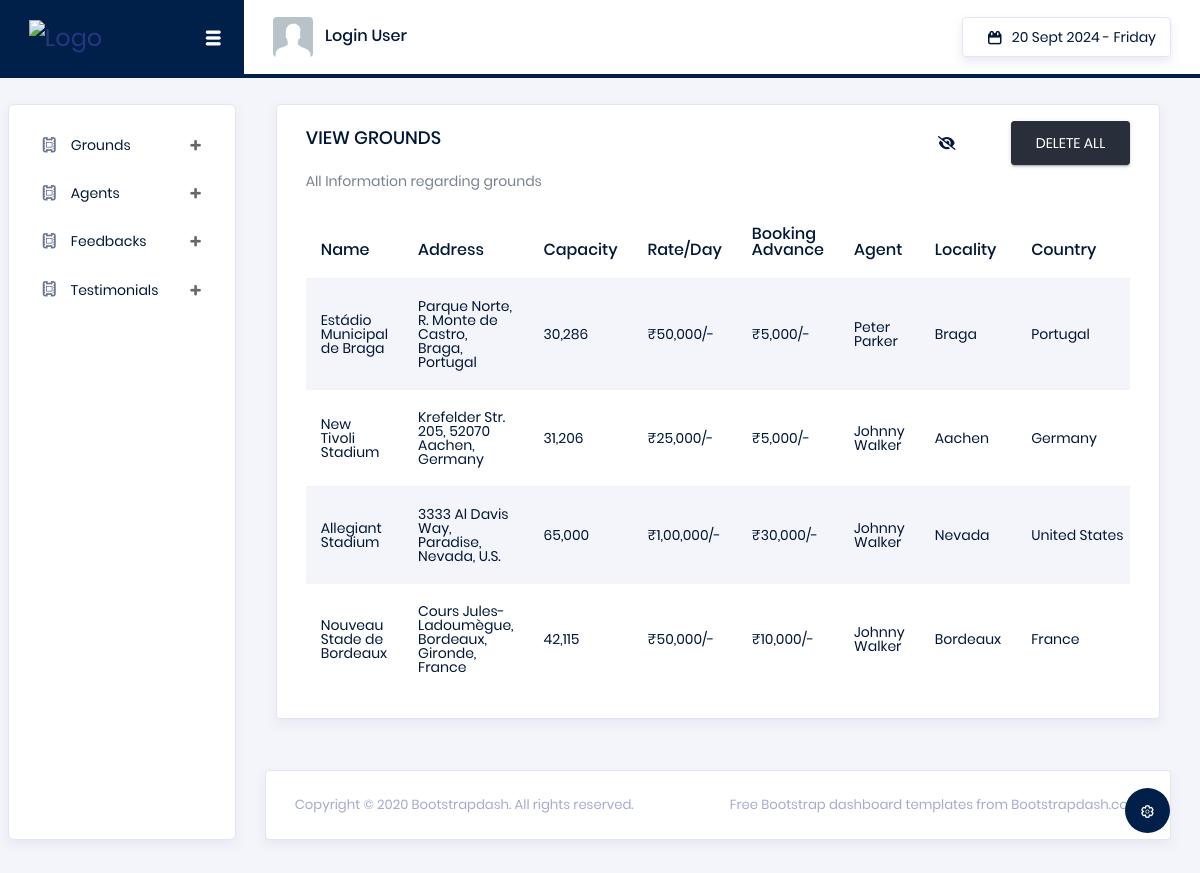
Page /backend/view_ground/ on the committed database.
### backend/models.py (models this page shows)
class Ground(models.Model):
    name = models.CharField(max_length=255, null=True, blank=True)
    address = models.CharField(max_length=255, null=True, blank=True)
    capacity = models.CharField(max_length=255, null=True, blank=True)
    rate = models.CharField(max_length=255, null=True, blank=True)
    country = models.CharField(max_length=255, null=True, blank=True)
    suite = models.CharField(max_length=255, null=True, blank=True)
    locality = models.CharField(max_length=255, null=True, blank=True)
    agent = models.CharField(max_length=255, null=True, blank=True)
    booking = models.CharField(max_length=255, null=True, blank=True)
    web_link = models.CharField(max_length=255, null=True, blank=True)
    map_link = models.CharField(max_length=255, null=True, blank=True)
    summary = models.TextField(null=True, blank=True)
    image_1 = models.ImageField(upload_to='stadium', null=True, blank=True)
    image_2 = models.ImageField(upload_to='stadium', null=True, blank=True)

### backend/views.py (the view)
# urls.py: path('view_ground/', views.view_ground, name='view_ground'),
def view_ground(request):
    ground = Ground.objects.all()
    return render(request, 'ground/view_ground.html', {'ground': ground})

### backend/templates/ground/view_ground.html (shortened to what this page needs)
<!DOCTYPE html>
{% extends 'admin.html' %}
{% load static %}
{% block content %}
<div class="col-lg-12 grid-margin stretch-card">
    <div class="card">
        <div class="card-body">
            <h4 class="card-title">VIEW GROUNDS</h4>
            <div class="btn-group view-hide-btn" role="group">
                <button type="button" class="btn" title="Collapse Table" id="hide-btn">
                    <i class="fa-solid fa-eye-slash"></i>
                </button>
            </div>
            <a href="{% url 'remove_all_ground' %}" class="btn btn-dark delete-all">DELETE ALL</a>
            <p class="card-description">All Information regarding grounds</p>
            <div class="table-responsive">
                <table class="table table-striped">
                    <thead>
                        <tr>
                            <th>Name</th>
                            <th>Address</th>
                            <th>Capacity</th>
                            <th>Rate/Day</th>
                            <th style="white-space: pre-line;">Booking Advance</th>
                            <th>Agent</th>
                            <th class="toggle-elements">Locality</th>
                            <th class="toggle-elements">Country</th>
                        </tr>
                    </thead>
                    <tbody>
                        {% for i in ground %}
                        <tr>
                            <td style="white-space: pre-line;">{{i.name}}</td>
                            <td style="white-space: pre-line;">{{i.address}}</td>
                            <td>{{i.capacity}}</td>
                            <td>₹{{i.rate}}/-</td>
                            <td>₹{{i.booking}}/-</td>
                            <td style="white-space: pre-line;">{{i.agent}}</td>
                            <td class="toggle-elements">{{i.locality}}</td>
                            <td class="toggle-elements">{{i.country}}</td>
                        </tr>
                        {% empty %}
                        <td class="text-danger" colspan="13">No Records Found</td>
                        {% endfor %}
                    </tbody>
                </table>
            </div>
        </div>
    </div>
</div>
{% endblock %}

### backend/static/css/grid/style.css (style rules this page uses)
.delete-all { margin-top: -50px; float: right; }
.view-hide-btn { margin-top: -50px; margin-right: 150px; float: right; }

### rows in the picture
Ground: name "Estádio Municipal de Braga", address "Parque Norte, R. Monte de Castro, Braga, Portugal", capacity "30,286", rate "50,000", booking "5,000", agent "Peter Parker", locality "Braga", country "Portugal"
Ground: name "New Tivoli Stadium", address "Krefelder Str. 205, 52070 Aachen, Germany", capacity "31,206", rate "25,000", booking "5,000", agent "Johnny Walker", locality "Aachen", country "Germany"
Ground: name "Allegiant Stadium", address "3333 Al Davis Way, Paradise, Nevada, U.S.", capacity "65,000", rate "1,00,000", booking "30,000", agent "Johnny Walker", locality "Nevada", country "United States"
Ground: name "Nouveau Stade de Bordeaux", address "Cours Jules-Ladoumègue, Bordeaux, Gironde, France", capacity "42,115", rate "50,000", booking "10,000", agent "Johnny Walker", locality "Bordeaux", country "France"
